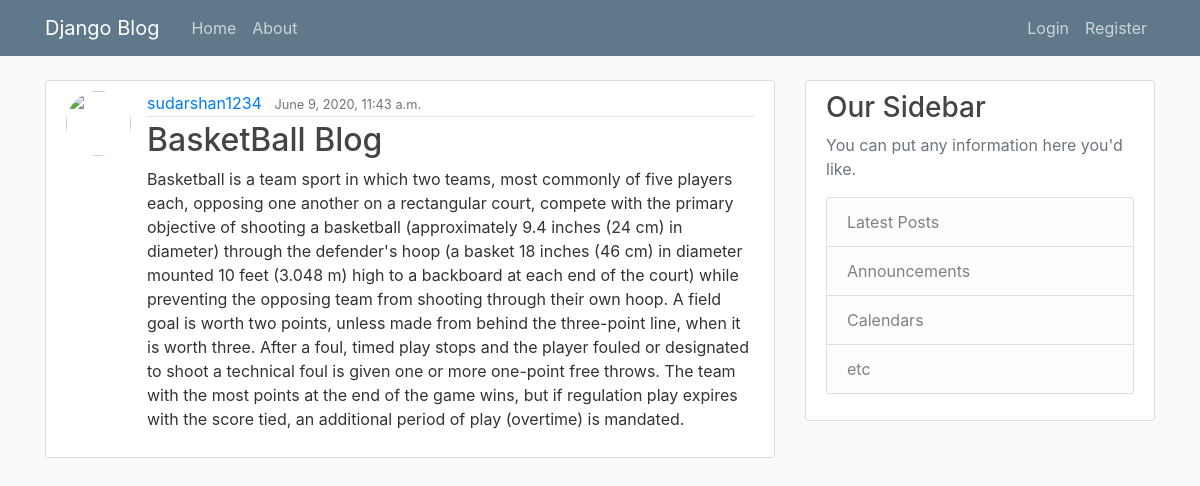
The page /post/10/ on the database its author committed.
### blog/models.py (models this page shows, shortened)
class Post(models.Model):
    title=models.CharField(max_length=100)
    content=models.TextField()
    date_posted=models.DateTimeField(default=timezone.now)
    author=models.ForeignKey(User,on_delete=models.CASCADE)

### blog/views.py (the view)
# urls.py: path('post/<int:pk>/', PostDetailView.as_view(), name='post-detail'),
class PostDetailView(DetailView):
    model = Post

### blog/templates/blog/post_detail.html (shortened to what this page needs)
{% extends 'blog/base.html' %}
{% block content %}
    <article class="media content-section">
    <img class="rounded-circle article-img" src="{{ object.author.profile.image.url }}">
      <div class="media-body">
        <div class="article-metadata">
          <a class="mr-2" href="{% url 'user-posts' object.author.username %}">{{ object.author }}</a>
          <small class="text-muted">{{ object.date_posted }}</small>
        </div>
        <h2 class="article-title" >{{ object.title }}</h2>
        <p class="article-content">{{ object.content }}</p>
      </div>
    </article>
{% endblock content %}

### blog/templates/blog/base.html (shortened to what this page needs)
{% load static %}
<!DOCTYPE html>
<html lang="en">
<head>
    <link rel="stylesheet" href="https://stackpath.bootstrapcdn.com/bootstrap/4.1.3/css/bootstrap.min.css">
    <link rel="stylesheet" type="text/css" href="{% static 'blog/main.css' %}">
</head>
<body>
    <header class="site-header">
      <nav class="navbar navbar-expand-md navbar-dark bg-steel fixed-top">
        <div class="container">
          <a class="navbar-brand mr-4" href="{% url 'blog-home'  %}">Django Blog</a>
          <div class="collapse navbar-collapse" id="navbarToggle">
            <div class="navbar-nav mr-auto">
              <a class="nav-item nav-link" href="{% url 'blog-home'  %}">Home</a>
              <a class="nav-item nav-link" href="{% url 'blog-about'  %}">About</a>
            </div>
            <div class="navbar-nav">
                {% if user.is_authenticated %}
                    <a class="nav-item nav-link" href="{% url 'post-create' %}">New Post</a>
                    <a class="nav-item nav-link" href="{% url 'profile' %}">Profile</a>
                    <a class="nav-item nav-link" href="{% url 'logout' %}">Logout</a>
                {% else %}
              <a class="nav-item nav-link" href="{% url 'login' %}">Login</a>
              <a class="nav-item nav-link" href="{% url 'register' %}">Register</a>
                {% endif %}
            </div>
          </div>
        </div>
      </nav>
    </header>
    <main role="main" class="container">
      <div class="row">
        <div class="col-md-8">
          {% block content %}{% endblock %}
        </div>
        <div class="col-md-4">
          <div class="content-section">
            <h3>Our Sidebar</h3>
            <p class='text-muted'>You can put any information here you'd like.
              <ul class="list-group">
                <li class="list-group-item list-group-item-light">Latest Posts</li>
                <li class="list-group-item list-group-item-light">Announcements</li>
                <li class="list-group-item list-group-item-light">Calendars</li>
                <li class="list-group-item list-group-item-light">etc</li>
              </ul>
            </p>
          </div>
        </div>
      </div>
    </main>
</body>
</html>

### blog/static/blog/main.css (style rules this page uses)
body { background: #fafafa; color: #333333; margin-top: 5rem; }
h1, h2, h3, h4, h5, h6 { color: #444444; }
ul { margin: 0; }
.bg-steel { background-color: #5f788a; }
.site-header .navbar-nav .nav-link { color: #cbd5db; }
.content-section { background: #ffffff; padding: 10px 20px; border: 1px solid #dddddd; border-radius: 3px; margin-bottom: 20px; }
.article-title { color: #444444; }
.article-content { white-space: pre-line; }
.article-img { height: 65px; width: 65px; margin-right: 16px; }
.article-metadata { padding-bottom: 1px; margin-bottom: 4px; border-bottom: 1px solid #e3e3e3 }

### rows shown on the page
Post: author "sudarshan1234", date_posted "June 9, 2020, 11:43 a.m.", title "BasketBall Blog", content "Basketball is a team sport in which two teams, most commonly of five players each, opposing one another on a rectangular court, compete with the primary objective of shooting a basketball (approximately 9.4 inches (24 cm) in diameter) through the defender's hoop (a basket 18 inches (46 cm) in diameter mounted 10 feet (3.048 m) high to a backboard at each end of the court) while preventing the opposing team from shooting through their own hoop. A field goal is worth two points, unless made from behind the three-point line, when it is worth three. After a foul, timed play stops and the player fouled or designated to shoot a technical foul is given one or more one-point free throws. The team…"
